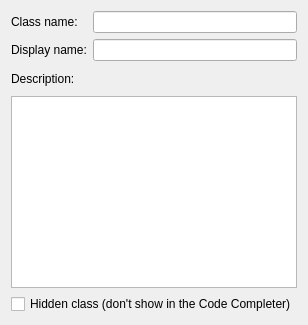
      <widget class="QWidget" name="pgClassSettings">
       <layout class="QFormLayout" name="formLayout">
        <property name="fieldGrowthPolicy">
         <enum>QFormLayout::AllNonFixedFieldsGrow</enum>
        </property>
        <item row="0" column="0">
         <widget class="QLabel" name="label">
          <property name="text">
           <string>Class name:</string>
          </property>
         </widget>
        </item>
        <item row="0" column="1">
         <widget class="QLineEdit" name="className"/>
        </item>
        <item row="1" column="0">
         <widget class="QLabel" name="label_3">
          <property name="text">
           <string>Display name:</string>
          </property>
         </widget>
        </item>
        <item row="1" column="1">
         <widget class="QLineEdit" name="classDisplayName"/>
        </item>
        <item row="2" column="0" colspan="2">
         <layout class="QHBoxLayout" name="horizontalLayout_2">
          <property name="spacing">
           <number>0</number>
          </property>
          <item>
           <widget class="QLabel" name="label_4">
            <property name="text">
             <string>Description:</string>
            </property>
           </widget>
          </item>
          <item>
           <spacer name="horizontalSpacer">
            <property name="orientation">
             <enum>Qt::Horizontal</enum>
            </property>
            <property name="sizeHint" stdset="0">
             <size>
              <width>40</width>
              <height>0</height>
             </size>
            </property>
           </spacer>
          </item>
          <item>
           <widget class="QToolButton" name="toolButton_5">
            <property name="text">
             <string/>
            </property>
            <property name="icon">
             <iconset resource="resources.qrc">
              <normaloff>:/resources/RES/ffficons/text_allcaps.png</normaloff>:/resources/RES/ffficons/text_allcaps.png</iconset>
            </property>
            <property name="autoRaise">
             <bool>true</bool>
            </property>
           </widget>
          </item>
          <item>
           <widget class="QToolButton" name="toolButton_3">
            <property name="text">
             <string/>
            </property>
            <property name="icon">
             <iconset resource="resources.qrc">
              <normaloff>:/resources/RES/ffficons/text_bold.png</normaloff>:/resources/RES/ffficons/text_bold.png</iconset>
            </property>
            <property name="autoRaise">
             <bool>true</bool>
            </property>
           </widget>
          </item>
          <item>
           <widget class="QToolButton" name="toolButton">
            <property name="text">
             <string/>
            </property>
            <property name="icon">
             <iconset resource="resources.qrc">
              <normaloff>:/resources/RES/ffficons/text_italic.png</normaloff>:/resources/RES/ffficons/text_italic.png</iconset>
            </property>
            <property name="autoRaise">
             <bool>true</bool>
            </property>
           </widget>
          </item>
          <item>
           <widget class="QToolButton" name="toolButton_2">
            <property name="text">
             <string/>
            </property>
            <property name="icon">
             <iconset resource="resources.qrc">
              <normaloff>:/resources/RES/ffficons/text_underline.png</normaloff>:/resources/RES/ffficons/text_underline.png</iconset>
            </property>
            <property name="autoRaise">
             <bool>true</bool>
            </property>
           </widget>
          </item>
          <item>
           <widget class="QToolButton" name="toolButton_4">
            <property name="text">
             <string/>
            </property>
            <property name="icon">
             <iconset resource="resources.qrc">
              <normaloff>:/resources/RES/ffficons/text_strikethrough.png</normaloff>:/resources/RES/ffficons/text_strikethrough.png</iconset>
            </property>
            <property name="autoRaise">
             <bool>true</bool>
            </property>
           </widget>
          </item>
         </layout>
        </item>
        <item row="3" column="0" colspan="2">
         <widget class="QTextEdit" name="classDescEdit"/>
        </item>
        <item row="4" column="0" colspan="2">
         <widget class="QCheckBox" name="classHidden">
          <property name="text">
           <string>Hidden class (don't show in the Code Completer)</string>
          </property>
         </widget>
        </item>
       </layout>
      </widget>
